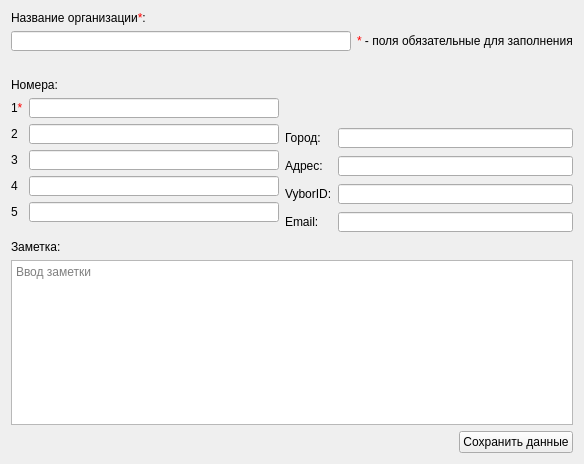
<?xml version="1.0" encoding="UTF-8"?>
<ui version="4.0">
 <class>AddOrgContactDialog</class>
 <widget class="QDialog" name="AddOrgContactDialog">
  <property name="geometry">
   <rect>
    <x>0</x>
    <y>0</y>
    <width>584</width>
    <height>464</height>
   </rect>
  </property>
  <property name="minimumSize">
   <size>
    <width>0</width>
    <height>0</height>
   </size>
  </property>
  <property name="windowTitle">
   <string>Добавление организации</string>
  </property>
  <property name="windowIcon">
   <iconset resource="images.qrc">
    <normaloff>:/images/outcall-logo.png</normaloff>:/images/outcall-logo.png</iconset>
  </property>
  <layout class="QGridLayout" name="gridLayout_6">
   <item row="2" column="0">
    <layout class="QHBoxLayout" name="horizontalLayout">
     <item>
      <layout class="QGridLayout" name="gridLayout_5">
       <item row="2" column="1">
        <widget class="QLineEdit" name="thirdNumber">
         <property name="minimumSize">
          <size>
           <width>0</width>
           <height>20</height>
          </size>
         </property>
         <property name="maximumSize">
          <size>
           <width>16777215</width>
           <height>20</height>
          </size>
         </property>
         <property name="focusPolicy">
          <enum>Qt::StrongFocus</enum>
         </property>
        </widget>
       </item>
       <item row="0" column="0">
        <widget class="QLabel" name="label_6">
         <property name="text">
          <string>1&lt;span style = &quot;color: red;&quot;&gt;*&lt;/span&gt;</string>
         </property>
        </widget>
       </item>
       <item row="0" column="1">
        <widget class="QLineEdit" name="firstNumber">
         <property name="minimumSize">
          <size>
           <width>0</width>
           <height>20</height>
          </size>
         </property>
         <property name="maximumSize">
          <size>
           <width>16777215</width>
           <height>20</height>
          </size>
         </property>
         <property name="focusPolicy">
          <enum>Qt::StrongFocus</enum>
         </property>
        </widget>
       </item>
       <item row="1" column="1">
        <widget class="QLineEdit" name="secondNumber">
         <property name="minimumSize">
          <size>
           <width>0</width>
           <height>20</height>
          </size>
         </property>
         <property name="maximumSize">
          <size>
           <width>16777215</width>
           <height>20</height>
          </size>
         </property>
         <property name="focusPolicy">
          <enum>Qt::StrongFocus</enum>
         </property>
        </widget>
       </item>
       <item row="3" column="1">
        <widget class="QLineEdit" name="fourthNumber">
         <property name="minimumSize">
          <size>
           <width>0</width>
           <height>20</height>
          </size>
         </property>
         <property name="maximumSize">
          <size>
           <width>16777215</width>
           <height>20</height>
          </size>
         </property>
         <property name="focusPolicy">
          <enum>Qt::StrongFocus</enum>
         </property>
        </widget>
       </item>
       <item row="3" column="0">
        <widget class="QLabel" name="label_18">
         <property name="text">
          <string>4</string>
         </property>
        </widget>
       </item>
       <item row="1" column="0">
        <widget class="QLabel" name="label_7">
         <property name="text">
          <string>2</string>
         </property>
        </widget>
       </item>
       <item row="4" column="1">
        <widget class="QLineEdit" name="fifthNumber">
         <property name="minimumSize">
          <size>
           <width>0</width>
           <height>20</height>
          </size>
         </property>
         <property name="maximumSize">
          <size>
           <width>16777215</width>
           <height>20</height>
          </size>
         </property>
         <property name="focusPolicy">
          <enum>Qt::StrongFocus</enum>
         </property>
        </widget>
       </item>
       <item row="4" column="0">
        <widget class="QLabel" name="label_19">
         <property name="text">
          <string>5</string>
         </property>
        </widget>
       </item>
       <item row="2" column="0">
        <widget class="QLabel" name="label_8">
         <property name="text">
          <string>3</string>
         </property>
        </widget>
       </item>
       <item row="5" column="1">
        <spacer name="verticalSpacer">
         <property name="orientation">
          <enum>Qt::Vertical</enum>
         </property>
         <property name="sizeHint" stdset="0">
          <size>
           <width>20</width>
           <height>40</height>
          </size>
         </property>
        </spacer>
       </item>
      </layout>
     </item>
     <item>
      <layout class="QGridLayout" name="gridLayout">
       <item row="4" column="0">
        <widget class="QLabel" name="label_12">
         <property name="text">
          <string>Email:</string>
         </property>
        </widget>
       </item>
       <item row="4" column="1">
        <widget class="QLineEdit" name="email">
         <property name="minimumSize">
          <size>
           <width>0</width>
           <height>20</height>
          </size>
         </property>
         <property name="maximumSize">
          <size>
           <width>16777215</width>
           <height>20</height>
          </size>
         </property>
         <property name="focusPolicy">
          <enum>Qt::StrongFocus</enum>
         </property>
        </widget>
       </item>
       <item row="2" column="0">
        <widget class="QLabel" name="label_10">
         <property name="text">
          <string>Адрес:</string>
         </property>
        </widget>
       </item>
       <item row="2" column="1">
        <widget class="QLineEdit" name="address">
         <property name="minimumSize">
          <size>
           <width>235</width>
           <height>20</height>
          </size>
         </property>
         <property name="maximumSize">
          <size>
           <width>16777215</width>
           <height>20</height>
          </size>
         </property>
         <property name="focusPolicy">
          <enum>Qt::StrongFocus</enum>
         </property>
        </widget>
       </item>
       <item row="3" column="0">
        <widget class="QLabel" name="label_11">
         <property name="text">
          <string>VyborID:</string>
         </property>
        </widget>
       </item>
       <item row="3" column="1">
        <widget class="QLineEdit" name="vyborId">
         <property name="minimumSize">
          <size>
           <width>0</width>
           <height>20</height>
          </size>
         </property>
         <property name="maximumSize">
          <size>
           <width>16777215</width>
           <height>20</height>
          </size>
         </property>
         <property name="focusPolicy">
          <enum>Qt::StrongFocus</enum>
         </property>
        </widget>
       </item>
       <item row="1" column="0">
        <widget class="QLabel" name="label_9">
         <property name="text">
          <string>Город:</string>
         </property>
        </widget>
       </item>
       <item row="1" column="1">
        <widget class="QLineEdit" name="city">
         <property name="minimumSize">
          <size>
           <width>235</width>
           <height>20</height>
          </size>
         </property>
         <property name="maximumSize">
          <size>
           <width>16777215</width>
           <height>20</height>
          </size>
         </property>
         <property name="focusPolicy">
          <enum>Qt::StrongFocus</enum>
         </property>
        </widget>
       </item>
       <item row="0" column="0" colspan="2">
        <widget class="QLabel" name="label_14">
         <property name="minimumSize">
          <size>
           <width>0</width>
           <height>20</height>
          </size>
         </property>
         <property name="maximumSize">
          <size>
           <width>16777215</width>
           <height>20</height>
          </size>
         </property>
         <property name="text">
          <string/>
         </property>
        </widget>
       </item>
      </layout>
     </item>
    </layout>
   </item>
   <item row="1" column="0">
    <widget class="QLabel" name="label_5">
     <property name="text">
      <string>Номера:</string>
     </property>
    </widget>
   </item>
   <item row="3" column="0">
    <layout class="QGridLayout" name="gridLayout_4">
     <item row="1" column="0" colspan="4">
      <widget class="QTextEdit" name="comment">
       <property name="focusPolicy">
        <enum>Qt::StrongFocus</enum>
       </property>
       <property name="tabChangesFocus">
        <bool>true</bool>
       </property>
       <property name="acceptRichText">
        <bool>false</bool>
       </property>
       <property name="placeholderText">
        <string>Ввод заметки</string>
       </property>
      </widget>
     </item>
     <item row="0" column="0">
      <widget class="QLabel" name="label_17">
       <property name="text">
        <string>Заметка:</string>
       </property>
      </widget>
     </item>
     <item row="2" column="0" colspan="2">
      <widget class="QLabel" name="label_16">
       <property name="text">
        <string/>
       </property>
      </widget>
     </item>
     <item row="2" column="3">
      <widget class="QPushButton" name="saveButton">
       <property name="sizePolicy">
        <sizepolicy hsizetype="Fixed" vsizetype="Fixed">
         <horstretch>0</horstretch>
         <verstretch>0</verstretch>
        </sizepolicy>
       </property>
       <property name="focusPolicy">
        <enum>Qt::StrongFocus</enum>
       </property>
       <property name="text">
        <string>Сохранить данные</string>
       </property>
       <property name="autoDefault">
        <bool>false</bool>
       </property>
      </widget>
     </item>
    </layout>
   </item>
   <item row="0" column="0">
    <layout class="QGridLayout" name="gridLayout_3">
     <item row="0" column="0">
      <layout class="QGridLayout" name="gridLayout_2">
       <item row="0" column="0">
        <widget class="QLabel" name="label_3">
         <property name="text">
          <string>Название организации&lt;span style = &quot;color: red;&quot;&gt;*&lt;/span&gt;:</string>
         </property>
        </widget>
       </item>
       <item row="1" column="0">
        <widget class="QLineEdit" name="orgName">
         <property name="minimumSize">
          <size>
           <width>0</width>
           <height>20</height>
          </size>
         </property>
         <property name="maximumSize">
          <size>
           <width>16777215</width>
           <height>20</height>
          </size>
         </property>
         <property name="focusPolicy">
          <enum>Qt::StrongFocus</enum>
         </property>
         <property name="inputMask">
          <string/>
         </property>
        </widget>
       </item>
       <item row="2" column="0">
        <widget class="QLabel" name="label_15">
         <property name="minimumSize">
          <size>
           <width>0</width>
           <height>15</height>
          </size>
         </property>
         <property name="text">
          <string/>
         </property>
        </widget>
       </item>
      </layout>
     </item>
     <item row="0" column="1">
      <widget class="QLabel" name="label_13">
       <property name="text">
        <string>&lt;span style = &quot;color: red;&quot;&gt;*&lt;/span&gt; - поля обязательные для заполнения</string>
       </property>
      </widget>
     </item>
    </layout>
   </item>
  </layout>
 </widget>
 <tabstops>
  <tabstop>orgName</tabstop>
  <tabstop>firstNumber</tabstop>
  <tabstop>secondNumber</tabstop>
  <tabstop>thirdNumber</tabstop>
  <tabstop>fourthNumber</tabstop>
  <tabstop>fifthNumber</tabstop>
  <tabstop>city</tabstop>
  <tabstop>address</tabstop>
  <tabstop>vyborId</tabstop>
  <tabstop>email</tabstop>
  <tabstop>comment</tabstop>
  <tabstop>saveButton</tabstop>
 </tabstops>
 <resources>
  <include location="images.qrc"/>
 </resources>
 <connections/>
</ui>
